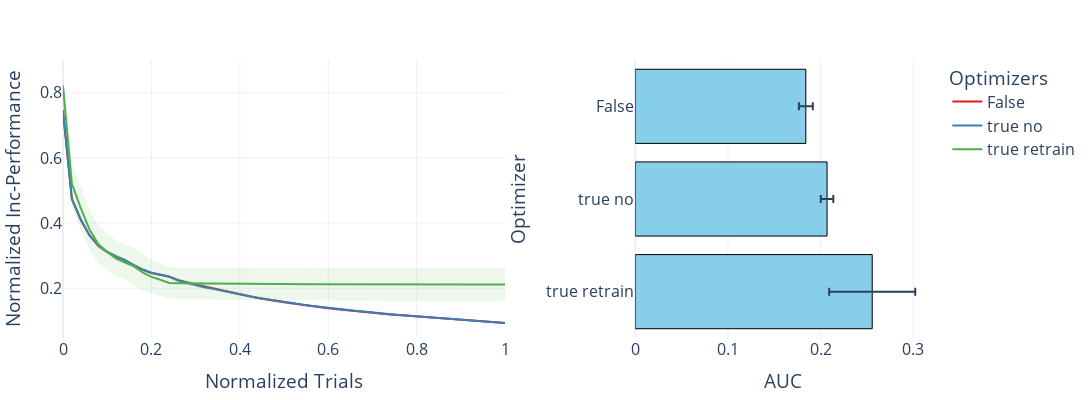

Here is the notebook cell this chart was saved with:
### Code cell
plot_one_thing('adjust_pc')
